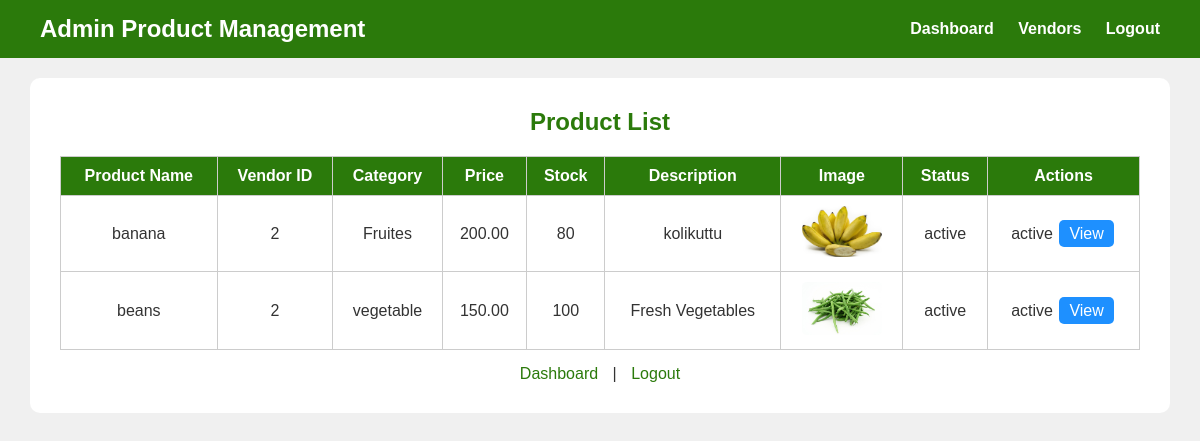
The app's page /admin_product.php with its own data.
### tables this page shows
CREATE TABLE IF NOT EXISTS `products` (
  `product_id` int NOT NULL AUTO_INCREMENT,
  `vendor_id` int DEFAULT NULL,
  `name` varchar(150) DEFAULT NULL,
  `category` varchar(100) DEFAULT NULL,
  `price` decimal(10,2) DEFAULT NULL,
  `stock` int DEFAULT NULL,
  `description` varchar(200) DEFAULT NULL,
  `image` varchar(255) DEFAULT NULL,
  `status` enum('active','inactive') DEFAULT 'active',
  PRIMARY KEY (`product_id`),
  KEY `vendor_id` (`vendor_id`)
);

### admin_product.php (the view, shortened to what this page needs)
<?php
include "conn.php";
$products = $conn->query("SELECT * FROM products ORDER BY name ASC");
?>
<!DOCTYPE html>
<html lang="en">
<head>
</head>
<body>
<header>
    <div class="logo">Admin Product Management</div>
    <nav>
        <a href="admin_dashboard.php">Dashboard</a>
        <a href="admin_vendor.php">Vendors</a>
        <a href="index.php">Logout</a>
    </nav>
</header>
<div class="container">
    <h2>Product List</h2>
    <table>
        <tr>
            <th>Product Name</th>
            <th>Vendor ID</th>
            <th>Category</th>
            <th>Price</th>
            <th>Stock</th>
            <th>Description</th>
            <th>Image</th>
            <th>Status</th>
            <th>Actions</th>
        </tr>
        <?php if ($products->num_rows > 0): ?>
            <?php while($product = $products->fetch_assoc()): ?>
            <tr>
                <td><?php echo htmlspecialchars($product['name']); ?></td>
                <td><?php echo htmlspecialchars($product['vendor_id']); ?></td>
                <td><?php echo htmlspecialchars($product['category']); ?></td>
                <td><?php echo htmlspecialchars($product['price']); ?></td>
                <td><?php echo htmlspecialchars($product['stock']); ?></td>
                <td><?php echo htmlspecialchars($product['description']); ?></td>
                <td>
                    <?php if(!empty($product['image'])): ?>
                        <img src="<?php echo htmlspecialchars($product['image']); ?>" alt="Product Image" class="product-img">
                    <?php else: ?>
                        N/A
                    <?php endif; ?>
                </td>
                <td><?php echo htmlspecialchars($product['status']); ?></td>
                <td>
                    <?php if($product['status'] === 'Pending'): ?>
                        <a href="?action=approve&id=<?php echo $product['product_id']; ?>" class="btn approve">Approve</a>
                        <a href="?action=reject&id=<?php echo $product['product_id']; ?>" class="btn reject">Reject</a>
                    <?php else: ?>
                        <span><?php echo $product['status']; ?></span>
                    <?php endif; ?>
                    <a href="view_product.php?id=<?php echo $product['product_id']; ?>" class="btn view">View</a>
                </td>
            </tr>
            <?php endwhile; ?>
        <?php else: ?>
            <tr>
                <td colspan="9">No products found.</td>
            </tr>
        <?php endif; ?>
    </table>
    <div class="links">
        <a href="admin_dashboard.php">Dashboard</a> |
        <a href="index.php">Logout</a>
    </div>
</div>
</body>
</html>

### admin_product.php (style rules this page uses)
* { margin:0; padding:0; box-sizing:border-box; font-family:Arial, Helvetica, sans-serif; }
body { background:#f0f0f0; min-height:100vh; color:#333; }
header { width:100%; background:#2b7a0b; padding:15px 40px; display:flex; justify-content:space-between; align-items:center; color:white; }
header .logo { font-size:24px; font-weight:bold; }
header nav a { color:white; text-decoration:none; margin-left:20px; font-weight:bold; }
.container { padding:30px; background:white; margin:20px auto; border-radius:10px; width:95%; max-width:1400px; overflow-x:auto; }
h2 { text-align:center; margin-bottom:20px; color:#2b7a0b; }
table { width:100%; border-collapse:collapse; }
table th, table td { padding:10px; border:1px solid #ccc; text-align:center; }
table th { background:#2b7a0b; color:white; }
.btn { padding:5px 10px; border:none; border-radius:5px; cursor:pointer; margin:2px; text-decoration:none; color:white; }
.view { background:#1e90ff; }
img.product-img { max-width:80px; height:auto; border-radius:5px; }
.links { text-align:center; margin-top:15px; }
.links a { text-decoration:none; color:#2b7a0b; margin:0 10px; }

### records on screen
products: name "banana", vendor "2", category "Fruites", price "200.00", stock "80", description "kolikuttu", image (picture), status "active"
products: name "beans", vendor "2", category "vegetable", price "150.00", stock "100", description "Fresh Vegetables", image (picture), status "active"
